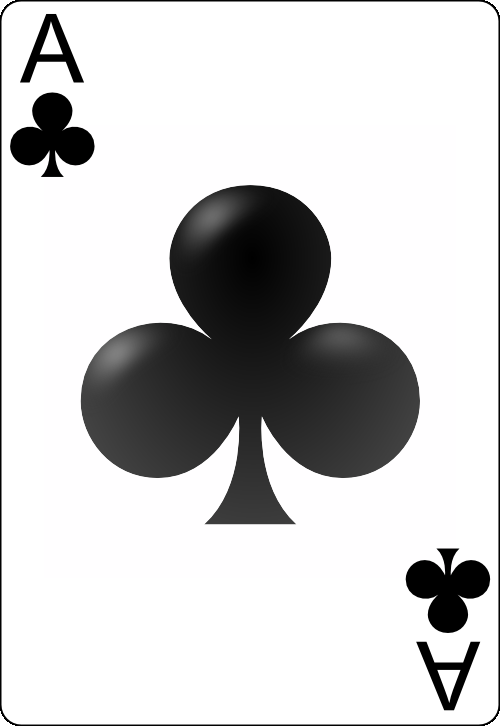
#> input picture 2Dcardimages/ClubsAce.png, 500 x 726 px
$ python -i Cards.py   (imports and definitions only)
#> lines starting #> are read from the running program, lines starting #| are printed output that depends on the picture
#> further down, picture is the input picture: shape (726, 500, 3); mean B, G, R 205.9, 205.6, 205.9
############## Playing Card Detector Functions ###############
#
# Author: Evan Juras
# Date: 9/5/17
# Description: Functions and classes for CardDetector.py that perform
# various steps of the card detection algorithm


# Import necessary packages
import numpy as np
import cv2
import time


### Constants ###

# Adaptive threshold levels
BKG_THRESH = 60
CARD_THRESH = 30

# Width and height of card corner, where rank and suit are
CORNER_WIDTH = 32
CORNER_HEIGHT = 84

# Dimensions of rank train images
RANK_WIDTH = 70
RANK_HEIGHT = 125

# Dimensions of suit train images
SUIT_WIDTH = 70
SUIT_HEIGHT = 100

RANK_DIFF_MAX = 2000
SUIT_DIFF_MAX = 700

CARD_MAX_AREA = 120000
CARD_MIN_AREA = 25000

font = cv2.FONT_HERSHEY_SIMPLEX

### Structures to hold query card and train card information ###

class Query_card:
    """Structure to store information about query cards in the camera image."""

    # [12 lines left out: function __init__, not called in this run]

class Train_ranks:
    """Structure to store information about train rank images."""

    def __init__(self):
        self.img = [] # Thresholded, sized rank image loaded from hard drive
        self.name = "Placeholder"

class Train_suits:
    """Structure to store information about train suit images."""

    def __init__(self):
        self.img = [] # Thresholded, sized suit image loaded from hard drive
        self.name = "Placeholder"

### Functions ###
# [32 lines left out: functions load_ranks, load_suits, not called in this run]

def preprocess_image(image):
    """Returns a grayed, blurred, and adaptively thresholded camera image."""

    gray = cv2.cvtColor(image,cv2.COLOR_BGR2GRAY)
    blur = cv2.GaussianBlur(gray,(5,5),0)
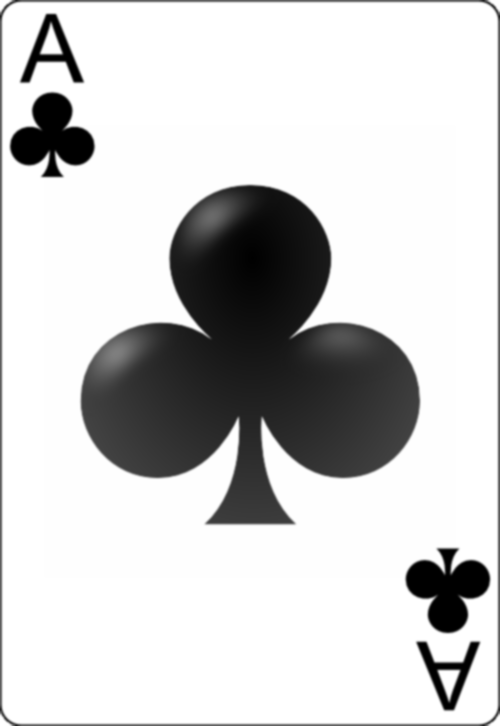
#> blur: shape (726, 500); min 0, max 255, mean 205.9

    # The best threshold level depends on the ambient lighting conditions.
    # For bright lighting, a high threshold must be used to isolate the cards
    # from the background. For dim lighting, a low threshold must be used.
    # To make the card detector independent of lighting conditions, the
    # following adaptive threshold method is used.
    #
    # A background pixel in the center top of the image is sampled to determine
    # its intensity. The adaptive threshold is set at 50 (THRESH_ADDER) higher
    # than that. This allows the threshold to adapt to the lighting conditions.
    img_w, img_h = np.shape(image)[:2]
#> img_w = 726; img_h = 500
    bkg_level = gray[int(img_h/100)][int(img_w/2)]
#> bkg_level = 255
    thresh_level = bkg_level + BKG_THRESH
#> thresh_level = 315

    retval, thresh = cv2.threshold(blur,thresh_level,255,cv2.THRESH_BINARY)
#> thresh: shape (726, 500); every value is 0
#> retval = 315

    return thresh

# [260 lines left out: functions find_cards, preprocess_card, match_card, draw_results, flattener, not called in this run]

>>> import cv2
>>> picture = cv2.imread('2Dcardimages/ClubsAce.png')
>>> result = preprocess_image(picture)

$ run again, on 2Dcardimages/ClubsEight.png
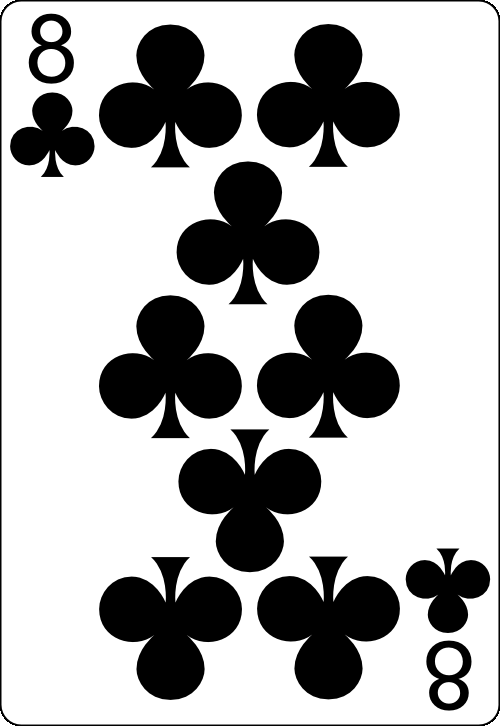
#> input picture 2Dcardimages/ClubsEight.png, 500 x 726 px
#> picture is the input picture: shape (726, 500, 3); min 0, max 255, mean 179.2
#> in preprocess_image, `blur = cv2.GaussianBlur(gray,(5,5),0)`:
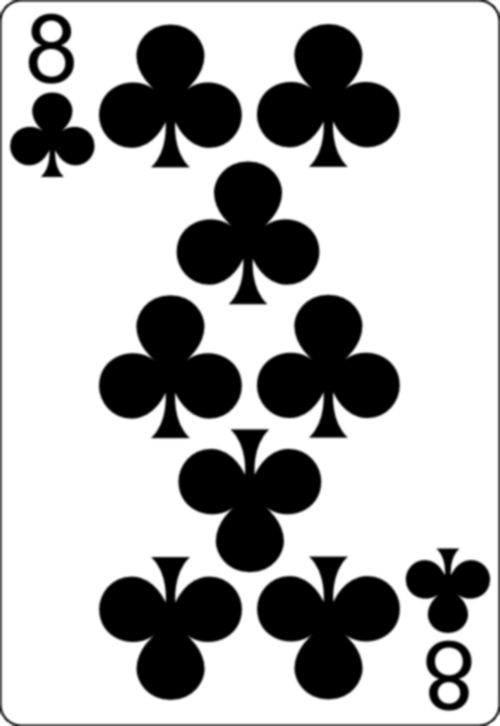
#> blur: shape (726, 500); min 0, max 255, mean 179.5
#> bkg_level = 255
#> thresh_level = 315
#> thresh: shape (726, 500); every value is 0

$ run again, on 2Dcardimages/ClubsFive.png
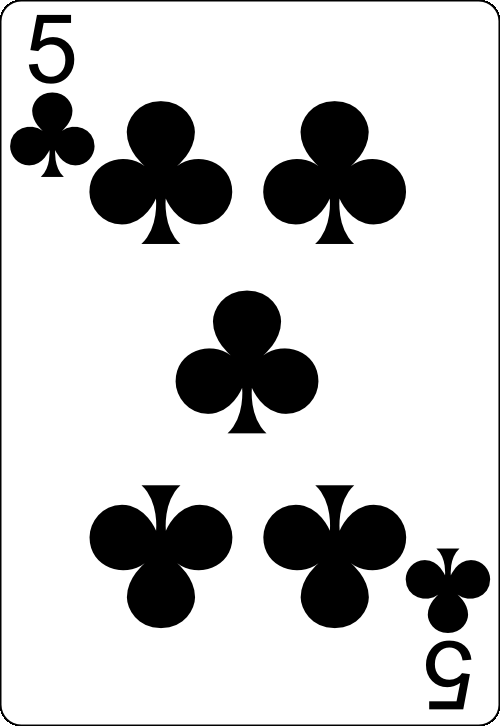
#> input picture 2Dcardimages/ClubsFive.png, 500 x 726 px
#> picture is the input picture: shape (726, 500, 3); min 0, max 255, mean 204
#> in preprocess_image, `blur = cv2.GaussianBlur(gray,(5,5),0)`:
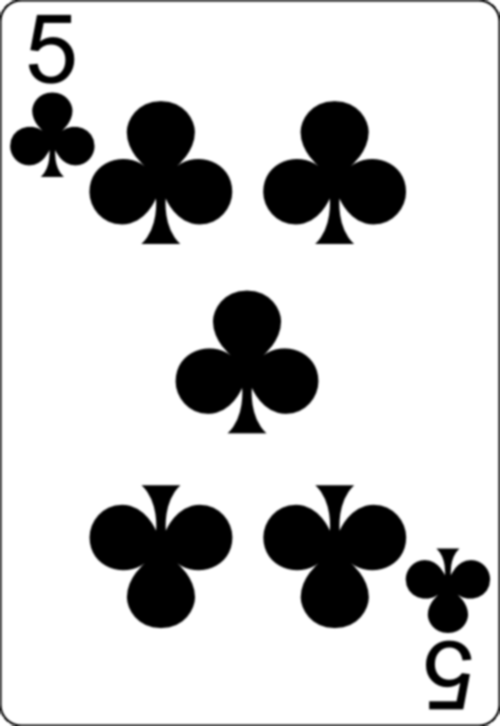
#> blur: shape (726, 500); min 0, max 255, mean 204.3
#> bkg_level = 255
#> thresh_level = 315
#> thresh: shape (726, 500); every value is 0

$ run again, on 2Dcardimages/ClubsJack.png
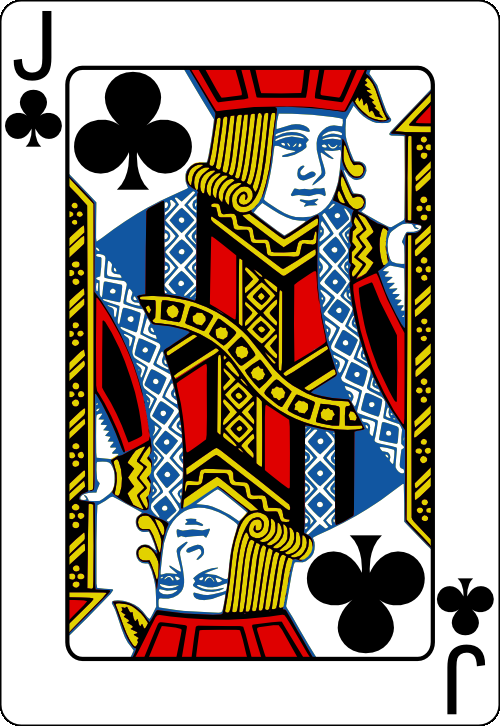
#> input picture 2Dcardimages/ClubsJack.png, 500 x 726 px
#> picture is the input picture: shape (726, 500, 3); mean B, G, R 146.2, 158.8, 169.2
#> in preprocess_image, `gray = cv2.cvtColor(image,cv2.COLOR_BGR2GRAY)`:
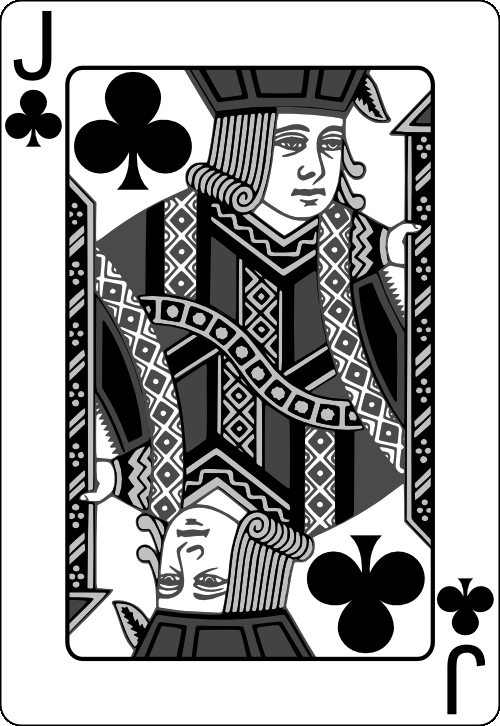
#> gray: shape (726, 500); min 0, max 255, mean 160.5
#> in preprocess_image, `blur = cv2.GaussianBlur(gray,(5,5),0)`:
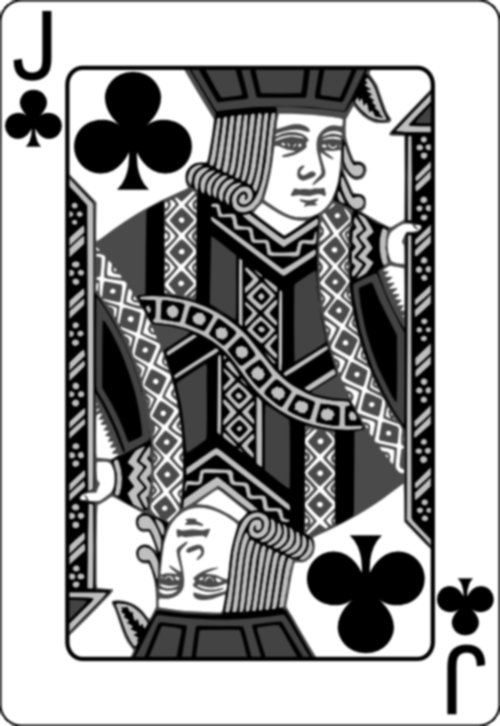
#> blur: shape (726, 500); min 0, max 255, mean 160.8
#> bkg_level = 255
#> thresh_level = 315
#> thresh: shape (726, 500); every value is 0
